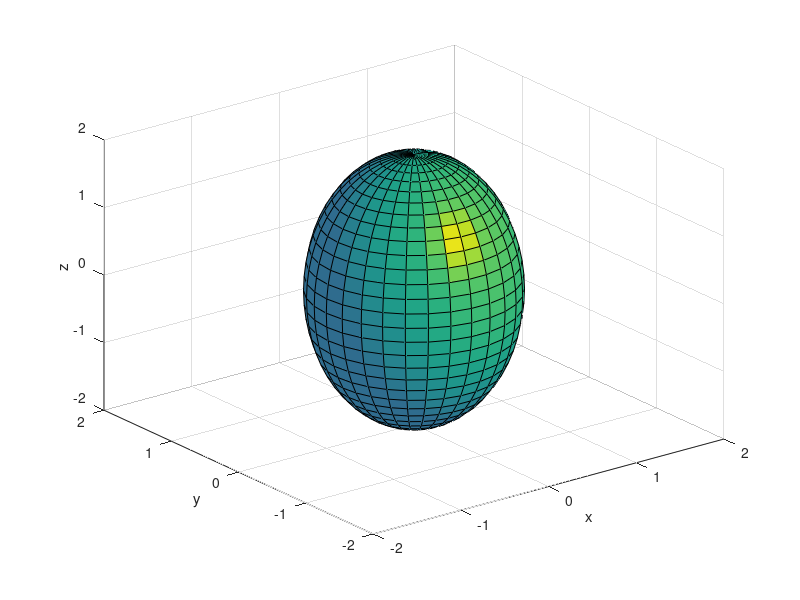

Recreate this plot in MATLAB.
XC=0;YC=0;ZC=0;XR=1;YR=1;ZR=2;N=30;
[xx,yy,zz] = ellipsoid(XC,YC,ZC,XR,YR,ZR,N);
figure(10);
surfl(xx,yy,zz);
xlabel('x'); ylabel('y'); zlabel('z');
grid on;
axis([-2 2 -2 2 -2 2]);%re-align the axis of x and y


 
 
 
